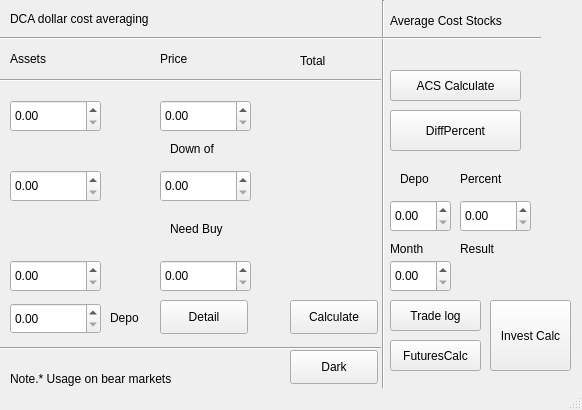
<?xml version="1.0" encoding="UTF-8"?>
<ui version="4.0">
 <class>MainWindow</class>
 <widget class="QMainWindow" name="MainWindow">
  <property name="geometry">
   <rect>
    <x>0</x>
    <y>0</y>
    <width>582</width>
    <height>410</height>
   </rect>
  </property>
  <property name="windowTitle">
   <string>SSM</string>
  </property>
  <widget class="QWidget" name="centralWidget">
   <widget class="QDoubleSpinBox" name="spnFirstAssest">
    <property name="geometry">
     <rect>
      <x>10</x>
      <y>100</y>
      <width>91</width>
      <height>32</height>
     </rect>
    </property>
   </widget>
   <widget class="QDoubleSpinBox" name="spnFirstPrice">
    <property name="geometry">
     <rect>
      <x>160</x>
      <y>100</y>
      <width>91</width>
      <height>32</height>
     </rect>
    </property>
   </widget>
   <widget class="QLabel" name="lblTotalFirstSum">
    <property name="geometry">
     <rect>
      <x>300</x>
      <y>107</y>
      <width>81</width>
      <height>21</height>
     </rect>
    </property>
    <property name="text">
     <string/>
    </property>
   </widget>
   <widget class="QLabel" name="label_2">
    <property name="geometry">
     <rect>
      <x>10</x>
      <y>50</y>
      <width>58</width>
      <height>18</height>
     </rect>
    </property>
    <property name="text">
     <string>Assets</string>
    </property>
   </widget>
   <widget class="QLabel" name="label_3">
    <property name="geometry">
     <rect>
      <x>160</x>
      <y>50</y>
      <width>58</width>
      <height>18</height>
     </rect>
    </property>
    <property name="text">
     <string>Price</string>
    </property>
   </widget>
   <widget class="QLabel" name="label_4">
    <property name="geometry">
     <rect>
      <x>300</x>
      <y>50</y>
      <width>81</width>
      <height>21</height>
     </rect>
    </property>
    <property name="text">
     <string>Total</string>
    </property>
   </widget>
   <widget class="QDoubleSpinBox" name="spnTotalAsset">
    <property name="geometry">
     <rect>
      <x>10</x>
      <y>170</y>
      <width>91</width>
      <height>32</height>
     </rect>
    </property>
   </widget>
   <widget class="QDoubleSpinBox" name="spnGoalPrice">
    <property name="geometry">
     <rect>
      <x>160</x>
      <y>170</y>
      <width>91</width>
      <height>32</height>
     </rect>
    </property>
   </widget>
   <widget class="QLabel" name="lblTotalSum">
    <property name="geometry">
     <rect>
      <x>300</x>
      <y>170</y>
      <width>81</width>
      <height>21</height>
     </rect>
    </property>
    <property name="text">
     <string/>
    </property>
   </widget>
   <widget class="QDoubleSpinBox" name="spnRangeAsset">
    <property name="geometry">
     <rect>
      <x>10</x>
      <y>260</y>
      <width>91</width>
      <height>32</height>
     </rect>
    </property>
   </widget>
   <widget class="QDoubleSpinBox" name="spnRangePrice">
    <property name="geometry">
     <rect>
      <x>160</x>
      <y>260</y>
      <width>91</width>
      <height>32</height>
     </rect>
    </property>
   </widget>
   <widget class="QLabel" name="lblRangeSum">
    <property name="geometry">
     <rect>
      <x>300</x>
      <y>260</y>
      <width>71</width>
      <height>21</height>
     </rect>
    </property>
    <property name="text">
     <string/>
    </property>
   </widget>
   <widget class="QPushButton" name="btnCalculateDCA">
    <property name="geometry">
     <rect>
      <x>290</x>
      <y>300</y>
      <width>88</width>
      <height>34</height>
     </rect>
    </property>
    <property name="text">
     <string>Calculate</string>
    </property>
   </widget>
   <widget class="QPushButton" name="btnDetail">
    <property name="geometry">
     <rect>
      <x>160</x>
      <y>300</y>
      <width>88</width>
      <height>34</height>
     </rect>
    </property>
    <property name="text">
     <string>Detail</string>
    </property>
   </widget>
   <widget class="QLabel" name="label">
    <property name="geometry">
     <rect>
      <x>170</x>
      <y>140</y>
      <width>58</width>
      <height>18</height>
     </rect>
    </property>
    <property name="text">
     <string>Down of</string>
    </property>
   </widget>
   <widget class="QLabel" name="label_5">
    <property name="geometry">
     <rect>
      <x>170</x>
      <y>220</y>
      <width>58</width>
      <height>18</height>
     </rect>
    </property>
    <property name="text">
     <string>Need Buy</string>
    </property>
   </widget>
   <widget class="QLabel" name="label_6">
    <property name="geometry">
     <rect>
      <x>10</x>
      <y>370</y>
      <width>321</width>
      <height>18</height>
     </rect>
    </property>
    <property name="text">
     <string>Note.* Usage on bear markets </string>
    </property>
   </widget>
   <widget class="QPushButton" name="btnAvgCostStock">
    <property name="geometry">
     <rect>
      <x>390</x>
      <y>70</y>
      <width>131</width>
      <height>31</height>
     </rect>
    </property>
    <property name="text">
     <string>ACS Calculate</string>
    </property>
   </widget>
   <widget class="Line" name="line">
    <property name="geometry">
     <rect>
      <x>373</x>
      <y>0</y>
      <width>20</width>
      <height>391</height>
     </rect>
    </property>
    <property name="orientation">
     <enum>Qt::Vertical</enum>
    </property>
   </widget>
   <widget class="Line" name="line_2">
    <property name="geometry">
     <rect>
      <x>0</x>
      <y>340</y>
      <width>381</width>
      <height>16</height>
     </rect>
    </property>
    <property name="orientation">
     <enum>Qt::Horizontal</enum>
    </property>
   </widget>
   <widget class="Line" name="line_3">
    <property name="geometry">
     <rect>
      <x>0</x>
      <y>30</y>
      <width>381</width>
      <height>16</height>
     </rect>
    </property>
    <property name="orientation">
     <enum>Qt::Horizontal</enum>
    </property>
   </widget>
   <widget class="QLabel" name="label_7">
    <property name="geometry">
     <rect>
      <x>10</x>
      <y>10</y>
      <width>191</width>
      <height>18</height>
     </rect>
    </property>
    <property name="text">
     <string>DCA dollar cost averaging</string>
    </property>
   </widget>
   <widget class="QLabel" name="label_8">
    <property name="geometry">
     <rect>
      <x>390</x>
      <y>0</y>
      <width>131</width>
      <height>41</height>
     </rect>
    </property>
    <property name="text">
     <string>Average Cost Stocks</string>
    </property>
   </widget>
   <widget class="Line" name="line_4">
    <property name="geometry">
     <rect>
      <x>380</x>
      <y>30</y>
      <width>161</width>
      <height>16</height>
     </rect>
    </property>
    <property name="orientation">
     <enum>Qt::Horizontal</enum>
    </property>
   </widget>
   <widget class="QPushButton" name="btnDiffPercent">
    <property name="geometry">
     <rect>
      <x>390</x>
      <y>110</y>
      <width>131</width>
      <height>41</height>
     </rect>
    </property>
    <property name="text">
     <string>DiffPercent</string>
    </property>
   </widget>
   <widget class="QLabel" name="label_9">
    <property name="geometry">
     <rect>
      <x>400</x>
      <y>170</y>
      <width>41</width>
      <height>18</height>
     </rect>
    </property>
    <property name="text">
     <string>Depo</string>
    </property>
   </widget>
   <widget class="QLabel" name="label_10">
    <property name="geometry">
     <rect>
      <x>460</x>
      <y>170</y>
      <width>58</width>
      <height>18</height>
     </rect>
    </property>
    <property name="text">
     <string>Percent</string>
    </property>
   </widget>
   <widget class="QLabel" name="label_11">
    <property name="geometry">
     <rect>
      <x>390</x>
      <y>240</y>
      <width>58</width>
      <height>18</height>
     </rect>
    </property>
    <property name="text">
     <string>Month</string>
    </property>
   </widget>
   <widget class="QDoubleSpinBox" name="spnDiffPercentDuration">
    <property name="geometry">
     <rect>
      <x>390</x>
      <y>260</y>
      <width>61</width>
      <height>32</height>
     </rect>
    </property>
   </widget>
   <widget class="QDoubleSpinBox" name="spnDiffPercentInMonth">
    <property name="geometry">
     <rect>
      <x>460</x>
      <y>200</y>
      <width>71</width>
      <height>32</height>
     </rect>
    </property>
   </widget>
   <widget class="QDoubleSpinBox" name="spnDepoDiffPerc">
    <property name="geometry">
     <rect>
      <x>390</x>
      <y>200</y>
      <width>61</width>
      <height>32</height>
     </rect>
    </property>
   </widget>
   <widget class="QLabel" name="label_12">
    <property name="geometry">
     <rect>
      <x>460</x>
      <y>240</y>
      <width>58</width>
      <height>18</height>
     </rect>
    </property>
    <property name="text">
     <string>Result</string>
    </property>
   </widget>
   <widget class="QLabel" name="lblResultDiffPercent">
    <property name="geometry">
     <rect>
      <x>460</x>
      <y>270</y>
      <width>71</width>
      <height>18</height>
     </rect>
    </property>
    <property name="text">
     <string/>
    </property>
   </widget>
   <widget class="Line" name="line_5">
    <property name="geometry">
     <rect>
      <x>0</x>
      <y>70</y>
      <width>381</width>
      <height>20</height>
     </rect>
    </property>
    <property name="orientation">
     <enum>Qt::Horizontal</enum>
    </property>
   </widget>
   <widget class="QPushButton" name="btnBackgrColor">
    <property name="geometry">
     <rect>
      <x>290</x>
      <y>350</y>
      <width>88</width>
      <height>34</height>
     </rect>
    </property>
    <property name="text">
     <string>Dark</string>
    </property>
   </widget>
   <widget class="QDoubleSpinBox" name="spnDeposit">
    <property name="geometry">
     <rect>
      <x>10</x>
      <y>303</y>
      <width>91</width>
      <height>31</height>
     </rect>
    </property>
   </widget>
   <widget class="QLabel" name="label_13">
    <property name="geometry">
     <rect>
      <x>110</x>
      <y>310</y>
      <width>41</width>
      <height>16</height>
     </rect>
    </property>
    <property name="text">
     <string>Depo</string>
    </property>
   </widget>
   <widget class="QPushButton" name="btnTradeLog">
    <property name="geometry">
     <rect>
      <x>390</x>
      <y>300</y>
      <width>91</width>
      <height>31</height>
     </rect>
    </property>
    <property name="text">
     <string>Trade log</string>
    </property>
   </widget>
   <widget class="QPushButton" name="btnFuturesCalc">
    <property name="geometry">
     <rect>
      <x>390</x>
      <y>340</y>
      <width>91</width>
      <height>31</height>
     </rect>
    </property>
    <property name="text">
     <string>FuturesCalc</string>
    </property>
   </widget>
   <widget class="QPushButton" name="btnInvestmentCalc">
    <property name="geometry">
     <rect>
      <x>490</x>
      <y>300</y>
      <width>81</width>
      <height>71</height>
     </rect>
    </property>
    <property name="text">
     <string>Invest Calc</string>
    </property>
   </widget>
  </widget>
  <widget class="QStatusBar" name="statusBar"/>
 </widget>
 <layoutdefault spacing="6" margin="11"/>
 <resources/>
 <connections/>
</ui>
